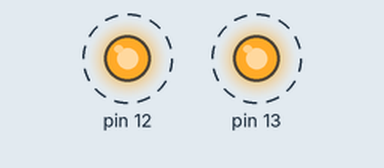
The sketch below on a simulated Arduino Uno, built with avr-gcc and run on an emulated ATmega328P. Shown: output pins drawn as LEDs (lit = HIGH). Dashed ring = blinking. What the sketch prints to the serial monitor is not drawn.

Above: at 0.2 s.
Timing chart, 0 to 3.0 s (numbered marks = the images above):
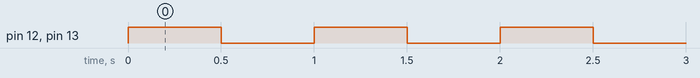

The sketch:

Blank.ino
```cpp
#define DELAY 500

void setup() {
  pinMode(13, OUTPUT);
  pinMode(12, OUTPUT);
  Serial.begin(115200);
}

void loop() {
  digitalWrite(13, HIGH);
  digitalWrite(12, HIGH);
  delay(DELAY);
  digitalWrite(13, LOW);
  digitalWrite(12, LOW);
  delay(DELAY);
  Serial.println("Cycle");
}
```

Measured:
- by itself, pin 12, pin 13: alternates HIGH for 0.50 s and LOW for 0.50 s
